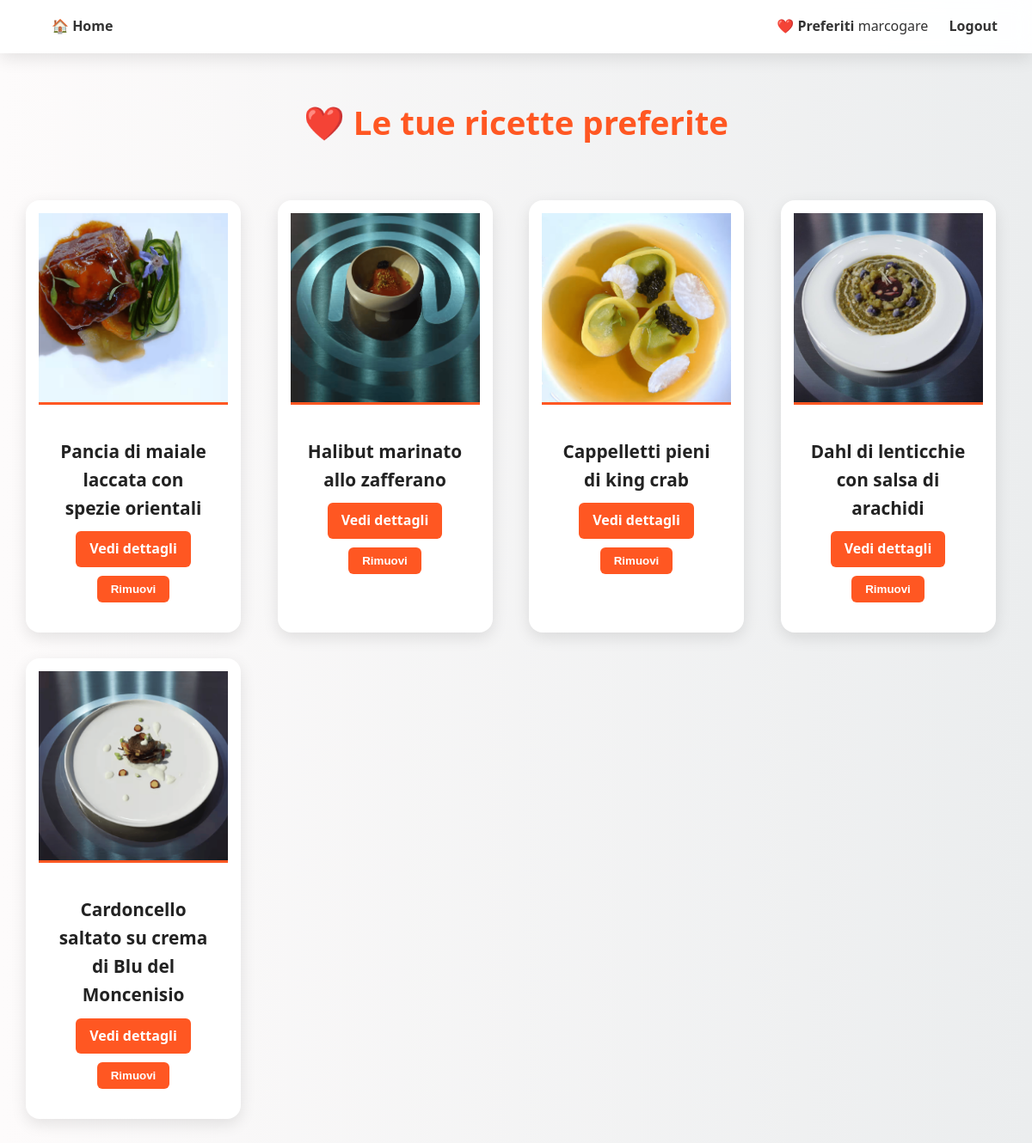
Screenshot of /preferiti/ (signed in) with the database file from the repository.
### ricette/models.py (models this page shows, shortened)
class Preferito(models.Model):
    user = models.ForeignKey(User, on_delete=models.CASCADE)
    ricetta = models.ForeignKey(Ricetta, on_delete=models.CASCADE)

class Ricetta(models.Model):
    titolo = models.CharField(max_length=200)
    descrizione = models.TextField()
    immagine = models.ImageField(upload_to='immagini/')
    concorrente = models.ForeignKey(Concorrente, on_delete=models.CASCADE, null=True, blank=True)
    giudici = models.ManyToManyField(Chef, related_name='ricette_giudicate')

### ricette/views.py (the view)
# urls.py: path('preferiti/', views.preferiti, name='preferiti'),
def preferiti(request):
    if not request.user.is_authenticated:
        return redirect('login_register')
    lista = Preferito.objects.filter(user=request.user)
    return render(request, 'ricette/preferiti.html', {'preferiti': lista})

### ricette/templates/ricette/preferiti.html (shortened to what this page needs)
{% extends 'ricette/base.html' %}
{% block content %}
<h2 class="section-title">❤️ Le tue ricette preferite</h2>
{% if preferiti %}
<div class="card-container">
    {% for p in preferiti %}
    <div class="card">
        {% if p.ricetta.immagine %}
        <img src="{{ p.ricetta.immagine.url }}" alt="{{ p.ricetta.titolo }}">
        {% endif %}
        <div class="card-body">
            <h3>{{ p.ricetta.titolo }}</h3>
            <a href="{% url 'dettaglio_ricetta' p.ricetta.id %}" class="btn">Vedi dettagli</a>
            <form method="post" action="{% url 'elimina_preferito' p.ricetta.id %}" style="display:inline-block; margin-top: 10px;">
                <button type="submit" class="btn btn-danger">Rimuovi</button>
            </form>
        </div>
    </div>
    {% endfor %}
</div>
{% else %}
<p class="no-results">Non hai ancora aggiunto preferiti.</p>
{% endif %}
{% endblock %}

### ricette/templates/ricette/base.html (shortened to what this page needs)
{% load static %}
<!DOCTYPE html>
<html lang="it">
<head>
    <link rel="stylesheet" href="{% static 'css/style.css' %}">
</head>
<body>
    <nav class="navbar">
        <div class="nav-left">
            <a href="{% url 'home' %}">🏠 Home</a>
        </div>
        <div class="nav-right">
            <a href="{% url 'preferiti' %}">❤️ Preferiti</a>
            {% if request.user.is_authenticated %}
                <span>{{ request.user.username }}</span>
                <a href="{% url 'logout_view' %}">Logout</a>
            {% else %}
                <a href="{% url 'login_register' %}">Login</a>
            {% endif %}
        </div>
    </nav>
    <main>
        {% block content %}{% endblock %}
    </main>
</body>
</html>

### ricette/static/css/style.css (style rules this page uses)
body { background: linear-gradient(to right, #fdfbfb, #ebedee); font-family: 'Segoe UI', Tahoma, Geneva, Verdana, sans-serif; color: #333; margin: 0; padding: 0; line-height: 1.6; font-size: 16px; }
.navbar { background: rgba(255, 255, 255, 0.95); backdrop-filter: blur(10px); box-shadow: 0 6px 20px rgba(0, 0, 0, 0.1); padding: 18px 40px; display: flex; justify-content: space-between; align-items: center; position: sticky; top: 0; z-index: 1000; }
.navbar a { text-decoration: none; color: #333; margin-left: 20px; font-weight: 600; position: relative; transition: color 0.3s ease; }
.card { width: 220px; background: #fff; border-radius: 12px; box-shadow: 0 4px 12px rgba(0, 0, 0, 0.08); text-align: center; padding: 15px; }
.section-title { text-align: center; font-size: 2.4rem; margin: 50px 0 30px; color: #ff5722; }
.card-container { display: grid; grid-template-columns: repeat(auto-fit, minmax(260px, 1fr)); gap: 30px; padding: 30px; margin-bottom: 60px; }
.card { background-color: #fff; border-radius: 16px; overflow: hidden; box-shadow: 0 6px 18px rgba(0, 0, 0, 0.1); transition: transform 0.3s ease; text-align: center; }
.card img { width: 100%; height: 220px; object-fit: cover; border-bottom: 3px solid #ff5722; }
.card-body { padding: 20px; }
.card-body h3 { font-size: 1.3rem; margin: 10px 0; color: #222; }
.card .btn { background-color: #ff5722; color: white; padding: 8px 16px; border: none; border-radius: 6px; font-weight: bold; transition: background-color 0.3s ease; text-decoration: none; display: inline-block; }
.btn { background-color: #ff5722; color: white; padding: 10px 18px; border: none; border-radius: 6px; cursor: pointer; font-weight: bold; transition: all 0.3s ease; }
.btn-danger { background-color: #dc3545; }

### rows the page displays
Preferito: ricetta.immagine (picture), ricetta.titolo "Pancia di maiale laccata con spezie orientali"
Preferito: ricetta.immagine (picture), ricetta.titolo "Halibut marinato allo zafferano"
Preferito: ricetta.immagine (picture), ricetta.titolo "Cappelletti pieni di king crab"
Preferito: ricetta.immagine (picture), ricetta.titolo "Dahl di lenticchie con salsa di arachidi"
Preferito: ricetta.immagine (picture), ricetta.titolo "Cardoncello saltato su crema di Blu del Moncenisio"

### other values shown
{{ request.user.username }} "marcogare"
